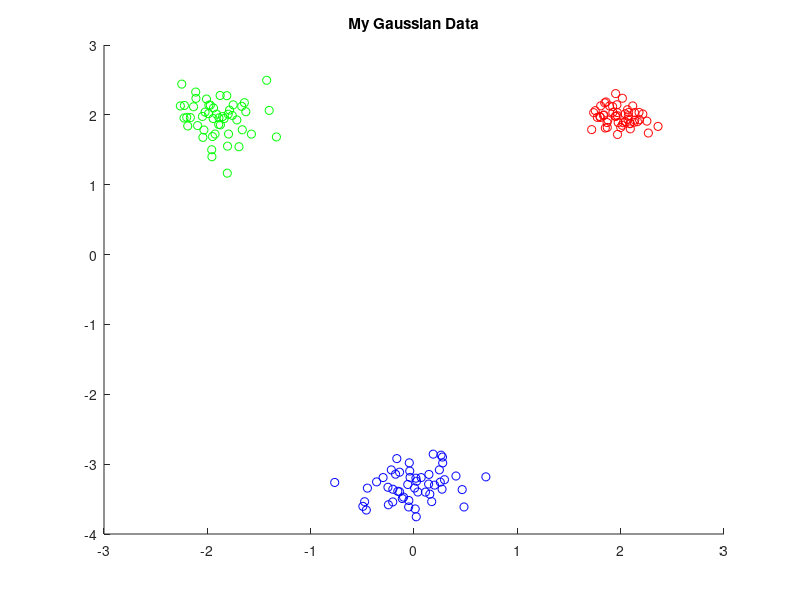

The MATLAB source for this figure: (Note: this script raises an error after producing the figure.)
% EC 414 - HW 3 - Spring 2022
% K-Means starter code

clear, clc, close all;

%% %%%%% 3.2 Generate Gaussian data and Implement k-means: %%%%% %%
%% 3.2a
% Intializing mean vectors
mu1 = [2, 2]';
mu2 = [-2,  2]';
mu3 = [0, -3.25]';

% Intializing covariance vectors
identityMatrix = [1, 0; 0, 1];
sigma1 = 0.02 .* identityMatrix;
sigma2 = 0.05 .* identityMatrix;
sigma3 = 0.07 .* identityMatrix;

% Creating Gaussian Data Clusters
gaussian1 = mvnrnd(mu1,sigma1,50);
gaussian2 = mvnrnd(mu2,sigma2,50);
gaussian3 = mvnrnd(mu3,sigma3,50);

% Create Scatter Plot
% First Gaussian Data
% figure
scatter(gaussian1(:,1), gaussian1(:, 2), 'r');
hold on
scatter(gaussian2(:,1), gaussian2(:, 2), 'g');
hold on
scatter(gaussian3(:,1), gaussian3(:, 2), 'b');
hold on

% title
title('My Gaussian Data')

% Initializations
k = 3;
converged = 0;
iteration = 0;
convergence_threshold = 0.025;
DATA = [gaussian1; gaussian2;  gaussian3];
% MU_init = [3 3; -4, -1; 2 -4];

% Creating iterator
% current_MU = MU_init;

%% 3.2b
% MU_init2 = [-0.14 2.6; 3.15 -0.84; -3.28 -1.58];

% Creating iterator
% current_MU = MU_init2;

%% 3.2c Find best centers to intialize

% Initializations
wcss = [];
trialMUs = [];
alreadyUsed = [];
iteration = 0;
trials = 10;
num_mu = 3;

for i = 1 : trials
    
    % Initialize 3 random centers
    [MU_init, usedIndices] = getRandom_centers(DATA, num_mu, alreadyUsed);
    
    % Creating iterator
    current_MU = MU_init;
    
    % Resetting converged metric after every iteration
    converged = 0;
    
    % Making sure to use different random points at every iteration
    alreadyUsed = [alreadyUsed usedIndices];
    
    iteration = iteration + 1;
     fprintf('Iteration: %d\n',iteration)
     innerIteration = 0;
    
     while (converged == 0)
         innerIteration = innerIteration + 1;
         fprintf('Iteration unitl next convergence: %d\n',innerIteration);
      
      %% CODE - Assignment Step - Assign each data observation to the cluster with the nearest mean:
      labels = assignDatapoints(DATA, current_MU);
      
      %% CODE - Mean Updating - Update the cluster means
      newMU_init = recalculateCentriod(DATA, labels, num_mu);
      
      %% CODE 4 - Check for convergence 
      convergenceMetric = abs( sum( sum (current_MU - newMU_init) ) );
      if (convergenceMetric <= convergence_threshold)
          
          % Set converged to true
          converged=1;
          
          % If converged, get WCSS metric
          cost = WCSS(DATA, labels, current_MU, num_mu);
          
          fprintf('\nConverged.\n')
          
          % Getting points for each label
         labeledData_1 = DATA((find(labels == 1)), :);
          labeledData_2 = DATA((find(labels == 2)), :);
          labeledData_3 = DATA((find(labels == 3)), :);
          
          % Create Scatter Plot
           figure
          scatter(labeledData_1(:,1), labeledData_1(:, 2), 'r');
          hold on
          scatter(labeledData_2(:,1), labeledData_2(:, 2), 'g');
          hold on
          scatter(labeledData_3(:,1), labeledData_3(:, 2), 'b');
 
         % label axis and title
         xlabel('First Feature')
         ylabel('Second Feature')
         title (sprintf('Trial %d',i))
           
      else
          % If not converged, update current MU
           current_MU = newMU_init;
      end
     end
     wcss = [wcss cost];
     trialMUs = [trialMUs ; MU_init];
  
end

% Find smallest WCSS
minWCSS = min(wcss);

% Finding clusters the smallest WCSS produced
bestTrial = find(wcss == minWCSS, 1);
fprintf('Trial %d had the best wcss with a value of %d\n',bestTrial, floor(minWCSS) );

% Plotting the WCSS

%% 3.2 a and b K means implementation
% 
%  while (converged==0)
%       iteration = iteration + 1;
%       fprintf('Iteration: %d\n',iteration)
%       
%  
%      %% CODE - Assignment Step - Assign each data observation to the cluster with the nearest mean:
%      labels = assignDatapoints(DATA, current_MU);
%      
%      %% CODE - Mean Updating - Update the cluster means
%      newMU_init = recalculateCentriod(DATA, labels, num_mu);
%      
%      %% CODE 4 - Check for convergence 
%      convergenceMetric = abs((newMU_init - current_MU) / current_MU);
%      if (convergenceMetric <= convergence_threshold)
%          converged=1;
%      end
%      
%      % If not converged, update current MU
%      current_MU = newMU_init;
%      
%      %% CODE 5 - Plot clustering results if converged:
%      
%      if (converged == 1)
%          fprintf('\nConverged.\n')
%          
%          % Getting points for each label
%          labeledData_1 = DATA((find(labels == 1)), :);
%          labeledData_2 = DATA((find(labels == 2)), :);
%          labeledData_3 = DATA((find(labels == 3)), :);
%          
%          % Create Scatter Plot
%          % figure
%          scatter(labeledData_1(:,1), labeledData_1(:, 2), 'r');
%          hold on
%          scatter(labeledData_2(:,1), labeledData_2(:, 2), 'g');
%          hold on
%          scatter(labeledData_3(:,1), labeledData_3(:, 2), 'b');
% 
%         % label axis and title
%         xlabel('First Feature')
%         ylabel('Second Feature')
%         title('k-means = 3 clusters')
%          
%   
%      end
%      
%      %%%%%%%%%%%%%%%%%%%%%%%%%%%%%%%%%%%%%%%%%%%%%%%%
%  end  
%% Generate NBA data:
% % Add code below:
% 
% % HINT: readmatrix might be useful here
% 
%% Problem 3.2(f): Generate Concentric Rings Dataset using
% % sample_circle.m provided to you in the HW 3 folder on Blackboard.

